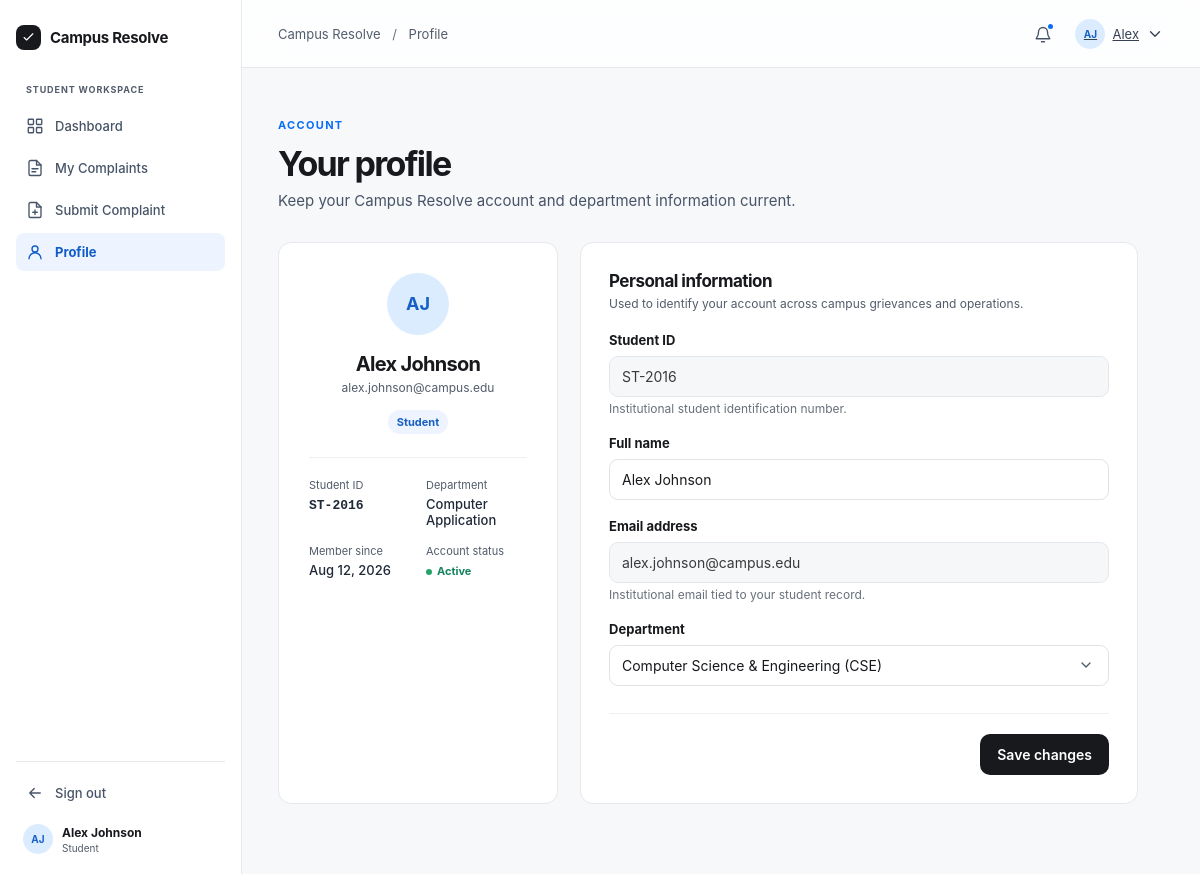
/temp_profiles/student/profile.php (signed in), run on an earlier commit of the app's database.
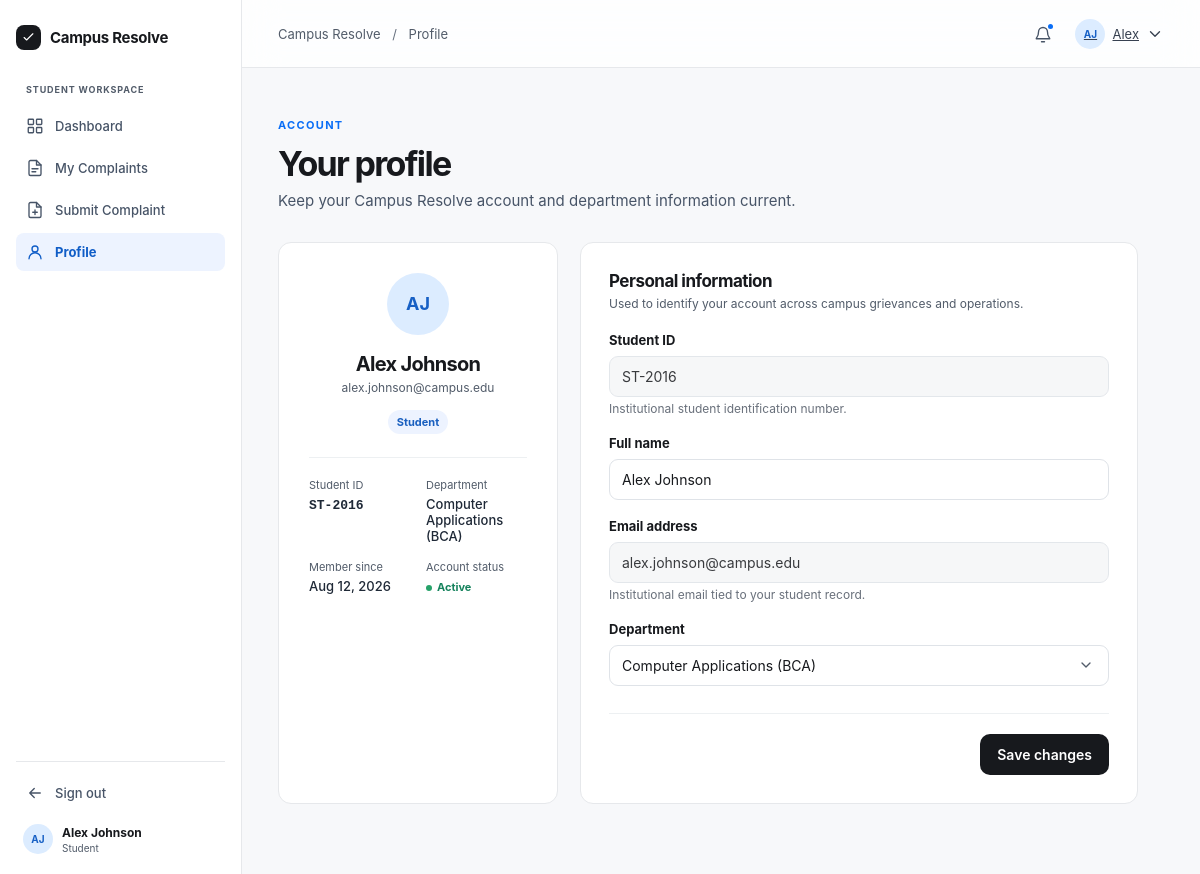
And on a later commit of the database.
### tables this page shows
CREATE TABLE `users` (
  `id` INT AUTO_INCREMENT PRIMARY KEY,
  `user_code` VARCHAR(20) NOT NULL UNIQUE,
  `name` VARCHAR(100) NOT NULL,
  `email` VARCHAR(120) NOT NULL UNIQUE,
  `password` VARCHAR(255) NOT NULL,
  `role` ENUM('student', 'admin') NOT NULL DEFAULT 'student',
  `department` VARCHAR(100) DEFAULT NULL,
  `status` ENUM('active', 'inactive') NOT NULL DEFAULT 'active',
  `created_at` DATETIME NOT NULL DEFAULT CURRENT_TIMESTAMP
);

### includes/auth_check_student.php (called while the page is built, shortened)
<?php
require_once __DIR__ . '/auth.php';
$base = $base ?? '../';

### includes/auth.php (called while the page is built, shortened)
<?php
function current_user(): ?array {
    return $_SESSION['user'] ?? null;
}
function is_logged_in(): bool {
    return isset($_SESSION['user']) && !empty($_SESSION['user']['id']);
}
function is_admin(): bool {
    return is_logged_in() && ($_SESSION['user']['role'] ?? '') === 'admin';
}
function user_initials(?string $name): string {
    $parts = preg_split('/\s+/', trim($name));
    $initials = '';
    foreach ($parts as $p) {
        if ($p !== '') {
            $initials .= mb_strtoupper(mb_substr($p, 0, 1));
        }
        if (mb_strlen($initials) >= 2) break;
    }
    return $initials ?: 'CR';
}

### includes/helpers.php (called while the page is built, shortened)
<?php
function e(?string $str): string {
    return htmlspecialchars((string)$str, ENT_QUOTES, 'UTF-8');
}
function format_date(?string $datetime, bool $includeYear = false): string {
    $timestamp = strtotime($datetime);
    return date($includeYear ? 'M j, Y' : 'M j', $timestamp);
}
function get_departments(): array {
    return [
        'Computer Science & Engineering (CSE)',
        'Information Technology (IT)',
        'Computer Applications (BCA)',
        'Electronics & Communication Engineering (ECE)',
        'Electrical Engineering (EE)',
        'Mechanical Engineering (ME)',
        'Civil Engineering',
        'Electronics & Instrumentation Engineering (EIE)',
        'Food Technology',
        'Business Management',
        'Media Science',
        'Hospitality Management',
    ];
}

### temp_profiles/student/profile.php (the view, shortened to what this page needs)
<?php
$base = '../';
require_once __DIR__ . '/../config/db_connect.php';
require_once __DIR__ . '/../includes/auth.php';
require_once __DIR__ . '/../includes/helpers.php';
require_once __DIR__ . '/../includes/auth_check_student.php';
$currentUser = current_user();
$userId = (int)($currentUser['id'] ?? 0);
$stmt = $pdo->prepare("SELECT * FROM `users` WHERE `id` = ? AND `role` = 'student' LIMIT 1");
$stmt->execute([$userId]);
$availableDepartments = get_departments();
$active_nav = 'profile';
$crumb_title = 'Profile';
?>
<!doctype html>
<html lang="en">
  <head>
    <link rel="stylesheet" href="<?= $base ?>assets/css/styles.css" />
  </head>
  <body>
    <div class="app-shell">
      <?php require __DIR__ . '/../includes/student-sidebar.php'; ?>
      <div class="app-body">
        <?php require __DIR__ . '/../includes/header.php'; ?>
        <main id="main-content" class="app-main">
          <section class="page-head">
            <p class="eyebrow">Account</p>
            <h1>Your profile</h1>
            <p>Keep your Campus Resolve account and department information current.</p>
          </section>
          <section class="profile-layout">
            <div class="panel profile-card">
              <span class="avatar profile-avatar"><?= e($initials) ?></span>
              <h2><?= e($user['name']) ?></h2>
              <p><?= e($user['email']) ?></p>
              <span class="role-chip">Student</span>
              <hr />
              <dl>
                <div>
                  <dt>Student ID</dt>
                  <dd><code><?= e($user['user_code']) ?></code></dd>
                </div>
                <div>
                  <dt>Department</dt>
                  <dd><?= e($user['department'] ?: 'Not assigned') ?></dd>
                </div>
                <div>
                  <dt>Member since</dt>
                  <dd><?= format_date($user['created_at'], true) ?></dd>
                </div>
                <div>
                  <dt>Account status</dt>
                  <dd><span class="account-active"><?= ucfirst(e($user['status'])) ?></span></dd>
                </div>
              </dl>
            </div>
            <form class="panel profile-form" method="POST" action="profile.php" data-validate novalidate>
              <div class="panel-head">
                <div>
                  <h2>Personal information</h2>
                  <p>Used to identify your account across campus grievances and operations.</p>
                </div>
              </div>
              <label class="field">
                <span>Student ID</span>
                <input
                  type="text"
                  value="<?= e($user['user_code']) ?>"
                  readonly
                  disabled
                  style="background: var(--soft, #f5f6f7); cursor: not-allowed; opacity: 0.85;"
                />
                <small class="hint" style="color: var(--muted, #69707b); font-size: 12px; margin-top: 4px;">Institutional student identification number.</small>
              </label>
              <label class="field">
                <span>Full name</span>
                <input
                  name="name"
                  type="text"
                  value="<?= e($user['name']) ?>"
                  required
                  placeholder="Your full name"
                />
              </label>
              <label class="field">
                <span>Email address</span>
                <input
                  type="email"
                  value="<?= e($user['email']) ?>"
                  readonly
                  disabled
                  style="background: var(--soft, #f5f6f7); cursor: not-allowed; opacity: 0.85;"
                />
                <small class="hint" style="color: var(--muted, #69707b); font-size: 12px; margin-top: 4px;">Institutional email tied to your student record.</small>
              </label>
              <label class="field">
                <span>Department</span>
                <select name="department" required>
                  <?php foreach ($availableDepartments as $dept): ?>
                    <option value="<?= e($dept) ?>" <?= ($user['department'] === $dept) ? 'selected' : '' ?>><?= e($dept) ?></option>
                  <?php endforeach; ?>
                </select>
              </label>
              <div class="form-actions">
                <button class="button primary" type="submit">
                  Save changes
                </button>
              </div>
            </form>
          </section>
        </main>
      </div>
    </div>
    <?php require __DIR__ . '/../includes/footer.php'; ?>

### includes/student-sidebar.php (shortened to what this page needs)
<?php
$base = $base ?? './';
$user = current_user();
$name = $user['name'] ?? 'Student';
$initials = user_initials($name);
$active_nav = $active_nav ?? '';
?>
<aside class="sidebar">
  <div>
    <a class="brand" href="<?= $base ?>index.php">
      <span class="brand-mark"><svg class="icon" width="15" height="15"><use href="<?= $base ?>icons.svg#i-check" /></svg></span>Campus Resolve
    </a>
    <p class="workspace-label">Student workspace</p>
    <nav aria-label="Student navigation">
      <a class="side-link <?= $active_nav === 'dashboard' ? 'active' : '' ?>" href="<?= $base ?>student/dashboard.php">
        <svg class="icon"><use href="<?= $base ?>icons.svg#i-dashboard" /></svg>Dashboard
      </a>
      <a class="side-link <?= $active_nav === 'complaints' ? 'active' : '' ?>" href="<?= $base ?>student/complaints.php">
        <svg class="icon"><use href="<?= $base ?>icons.svg#i-doc" /></svg>My Complaints
      </a>
      <a class="side-link <?= $active_nav === 'submit-complaint' ? 'active' : '' ?>" href="<?= $base ?>student/submit_complaint.php">
        <svg class="icon"><use href="<?= $base ?>icons.svg#i-file-plus" /></svg>Submit Complaint
      </a>
      <a class="side-link <?= $active_nav === 'profile' ? 'active' : '' ?>" href="<?= $base ?>student/profile.php">
        <svg class="icon"><use href="<?= $base ?>icons.svg#i-user" /></svg>Profile
      </a>
    </nav>
  </div>
  <div class="sidebar-bottom">
    <a class="side-link" href="<?= $base ?>auth/logout.php">
      <svg class="icon"><use href="<?= $base ?>icons.svg#i-arrow-left" /></svg>Sign out
    </a>
    <div class="sidebar-user">
      <span class="avatar"><?= e($initials) ?></span>
      <div><strong><?= e($name) ?></strong><small>Student</small></div>
    </div>
  </div>
</aside>

### includes/header.php (shortened to what this page needs)
<?php
$base = $base ?? './';
$user = current_user();
$name = $user['name'] ?? 'User';
$first_name = explode(' ', trim($name))[0];
$initials = user_initials($name);
$profile_link = is_admin() ? "{$base}admin/profile.php" : "{$base}student/profile.php";
$crumb_title = $crumb_title ?? 'Dashboard';
?>
<header class="app-header">
  <div class="crumb">Campus Resolve <span>/</span> <?= e($crumb_title) ?></div>
  <div class="header-actions">
    <button class="icon-button" data-toast="Notifications are active." aria-label="Notifications">
      <svg class="icon"><use href="<?= $base ?>icons.svg#i-bell" /></svg><i></i>
    </button>
    <a class="user-menu" href="<?= e($profile_link) ?>">
      <span class="avatar"><?= e($initials) ?></span>
      <span><?= e($first_name) ?></span>
      <svg class="icon" width="15" height="15"><use href="<?= $base ?>icons.svg#i-chevron" /></svg>
    </a>
  </div>
</header>

### includes/footer.php (shortened to what this page needs)
</body>
</html>

What changed in the data, as far as the page shows it:
changed users "Alex Johnson": department "Computer Application" → "Computer Applications (BCA)"
Also different on the page:
form field department: "Computer Science & Engineering (CSE)" → "Computer Applications (BCA)"
